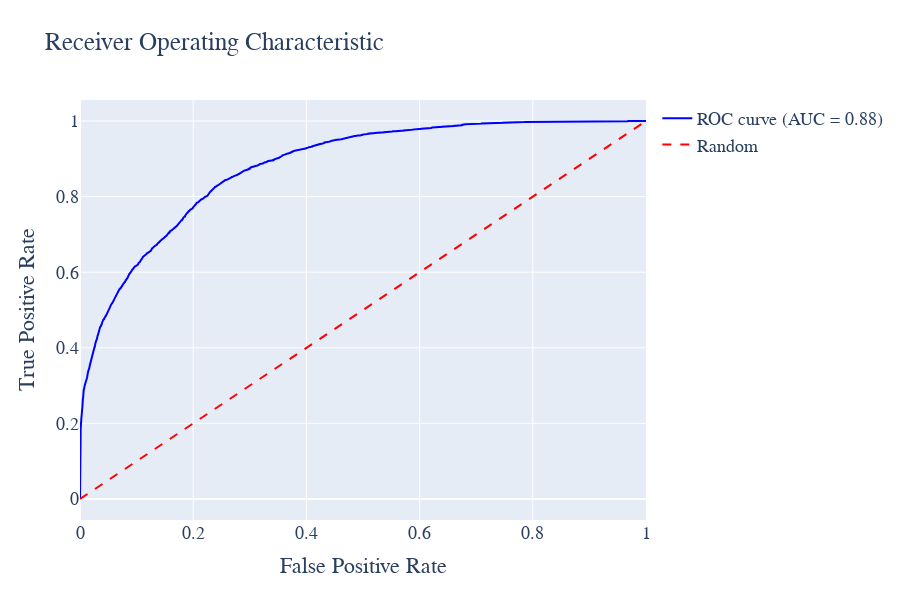

Source (notebook cell):
### Code cell
# %%
import plotly.graph_objects as go
from sklearn.metrics import roc_curve, auc

# 计算ROC曲线
roc_auc = auc(fpr, tpr)

# 计算ROC曲线
roc_auc = auc(fpr, tpr)

# 创建布局
layout = go.Layout(
    title='Receiver Operating Characteristic',
    xaxis=dict(title='False Positive Rate'),
    yaxis=dict(title='True Positive Rate'),
    hovermode='closest',
    width=900, height=600,
    font=dict(family='Times New Roman', size=18)
)

# 创建ROC曲线图形
roc_trace = go.Scatter(
    x=fpr,
    y=tpr,
    mode='lines',
    line=dict(color='blue', width=2),
    name='ROC curve (AUC = %0.2f)' % roc_auc
)

# 创建对角线图形
diagonal_trace = go.Scatter(
    x=[0, 1],
    y=[0, 1],
    mode='lines',
    line=dict(color='red', width=2, dash='dash'),
    name='Random'
)

# 创建图表数据
data = [roc_trace, diagonal_trace]

# 创建图表
fig = go.Figure(data=data, layout=layout)

fig.write_html('Image/4_8_3.html')
# 显示图表
fig.show()

### Figure 1 — Plotly figure (JSON) as saved in the notebook; plotly's stock layout.template omitted (floating-point values rounded to 4 significant figures; data arrays with more than 128 entries replaced by an {"elided": "..."} marker saying what was removed)
{"data": [{"line": {"color": "blue", "width": 2}, "mode": "lines", "name": "ROC curve (AUC = 0.88)", "type": "scatter", "x": {"elided": "4431 float values"}, "y": {"elided": "4431 float values"}}, {"line": {"color": "red", "dash": "dash", "width": 2}, "mode": "lines", "name": "Random", "type": "scatter", "x": [0, 1], "y": [0, 1]}], "layout": {"font": {"family": "Times New Roman", "size": 18}, "height": 600, "hovermode": "closest", "title": {"text": "Receiver Operating Characteristic"}, "width": 900, "xaxis": {"title": {"text": "False Positive Rate"}}, "yaxis": {"title": {"text": "True Positive Rate"}}}}
